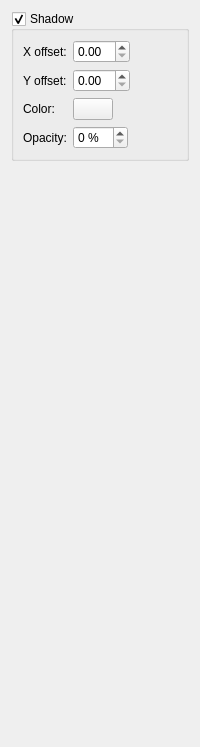
     <widget class="QWidget" name="shadowPage">
      <attribute name="title">
       <string>Shadow</string>
      </attribute>
      <layout class="QGridLayout" name="gridLayout_17">
       <item row="0" column="0">
        <widget class="QGroupBox" name="shadowEnableCheck">
         <property name="title">
          <string>Shadow</string>
         </property>
         <property name="checkable">
          <bool>true</bool>
         </property>
         <layout class="QGridLayout" name="gridLayout_8">
          <item row="0" column="0">
           <layout class="QFormLayout" name="formLayout_5">
            <property name="fieldGrowthPolicy">
             <enum>QFormLayout::AllNonFixedFieldsGrow</enum>
            </property>
            <item row="0" column="0">
             <widget class="QLabel" name="label_13">
              <property name="text">
               <string>X offset:</string>
              </property>
             </widget>
            </item>
            <item row="0" column="1">
             <layout class="QHBoxLayout" name="horizontalLayout_6">
              <item>
               <widget class="QDoubleSpinBox" name="shadowXSpin"/>
              </item>
              <item>
               <spacer name="horizontalSpacer_8">
                <property name="orientation">
                 <enum>Qt::Horizontal</enum>
                </property>
                <property name="sizeHint" stdset="0">
                 <size>
                  <width>40</width>
                  <height>20</height>
                 </size>
                </property>
               </spacer>
              </item>
             </layout>
            </item>
            <item row="1" column="0">
             <widget class="QLabel" name="label_14">
              <property name="text">
               <string>Y offset:</string>
              </property>
             </widget>
            </item>
            <item row="1" column="1">
             <layout class="QHBoxLayout" name="horizontalLayout_7">
              <item>
               <widget class="QDoubleSpinBox" name="shadowYSpin"/>
              </item>
              <item>
               <spacer name="horizontalSpacer_17">
                <property name="orientation">
                 <enum>Qt::Horizontal</enum>
                </property>
                <property name="sizeHint" stdset="0">
                 <size>
                  <width>40</width>
                  <height>20</height>
                 </size>
                </property>
               </spacer>
              </item>
             </layout>
            </item>
            <item row="2" column="0">
             <widget class="QLabel" name="label_15">
              <property name="text">
               <string>Color:</string>
              </property>
             </widget>
            </item>
            <item row="3" column="0">
             <widget class="QLabel" name="label_16">
              <property name="text">
               <string>Opacity:</string>
              </property>
             </widget>
            </item>
            <item row="3" column="1">
             <layout class="QHBoxLayout" name="horizontalLayout_8">
              <item>
               <widget class="QSpinBox" name="shadowOpacitySpin">
                <property name="suffix">
                 <string notr="true"> %</string>
                </property>
               </widget>
              </item>
              <item>
               <spacer name="horizontalSpacer_22">
                <property name="orientation">
                 <enum>Qt::Horizontal</enum>
                </property>
                <property name="sizeHint" stdset="0">
                 <size>
                  <width>40</width>
                  <height>20</height>
                 </size>
                </property>
               </spacer>
              </item>
             </layout>
            </item>
            <item row="2" column="1">
             <layout class="QHBoxLayout" name="horizontalLayout_24">
              <item>
               <widget class="ColorButton" name="shadowColorButton">
                <property name="sizePolicy">
                 <sizepolicy hsizetype="Fixed" vsizetype="Fixed">
                  <horstretch>0</horstretch>
                  <verstretch>0</verstretch>
                 </sizepolicy>
                </property>
                <property name="text">
                 <string/>
                </property>
               </widget>
              </item>
              <item>
               <spacer name="horizontalSpacer_21">
                <property name="orientation">
                 <enum>Qt::Horizontal</enum>
                </property>
                <property name="sizeHint" stdset="0">
                 <size>
                  <width>40</width>
                  <height>20</height>
                 </size>
                </property>
               </spacer>
              </item>
             </layout>
            </item>
           </layout>
          </item>
         </layout>
        </widget>
       </item>
       <item row="1" column="0">
        <spacer name="verticalSpacer_7">
         <property name="orientation">
          <enum>Qt::Vertical</enum>
         </property>
         <property name="sizeHint" stdset="0">
          <size>
           <width>20</width>
           <height>575</height>
          </size>
         </property>
        </spacer>
       </item>
      </layout>
     </widget>
